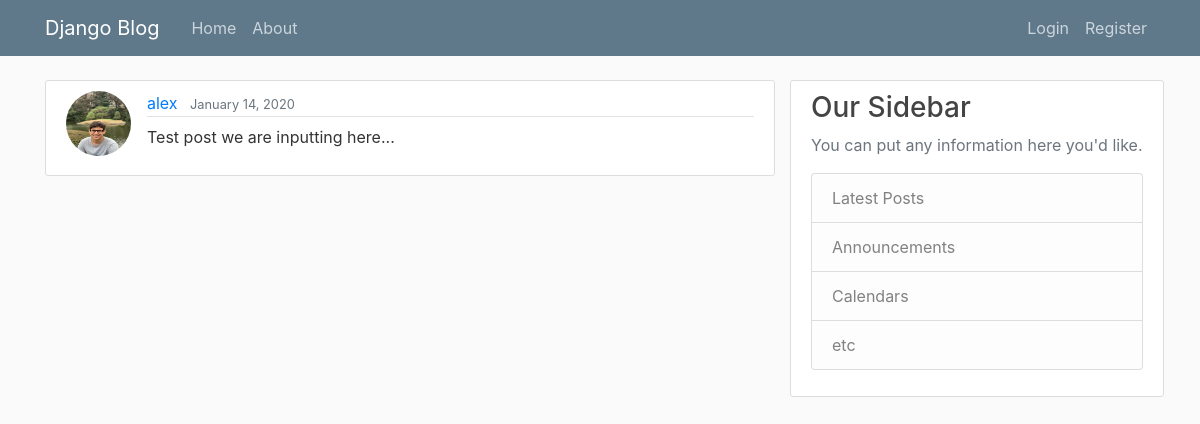
The app's page /post/2/ with its own data.
### blog/models.py (models this page shows, shortened)
class Post(models.Model):
    title = models.CharField(max_length=100) # a character field.
    content = models.TextField(max_length=200) # unrestricted text
    date_posted = models.DateTimeField(default=timezone.now) # Django's time handling class; timezone.now is a
    author = models.ForeignKey(User, on_delete=models.CASCADE) # makes author unique id. on_delete=Cascade means if a
    """to let the create post view redirect, we must supply reverse url"""

### users/models.py (models this page shows, shortened)
class Profile(models.Model):
    user = models.OneToOneField(User, on_delete=models.CASCADE) # 1-to-1 relationship
    image = models.ImageField(default='default.png', upload_to='profile_pics')

### blog/views.py (the view)
# urls.py: path('post/<int:pk>/', PostDetailView.as_view(), name='post-detail'), # detail post, view class
class PostDetailView(DetailView):
    model = Post

### blog/templates/blog/post_detail.html (shortened to what this page needs)
{% extends "blog/base.html" %}
{% block content %}
    <article class="media content-section">
        <img class="rounded-circle article-img" src="{{ object.author.profile.image.url }}">
      <div class="media-body">
        <div class="article-metadata">
          <a class="mr-2" href="#">{{ object.author }}</a>
          <small class="text-muted">{{ object.date_posted|date:"F d, Y" }}</small>
        </div>
        <p class="article-content">{{ object.content }}</p>
      </div>
    </article>
{% endblock content %}

### blog/static/blog/main.css (style rules this page uses)
body { background: #fafafa; color: #333333; margin-top: 5rem; }
.content-section { background: #ffffff; padding: 10px 20px; border: 1px solid #dddddd; border-radius: 3px; margin-bottom: 20px; }
.article-content { white-space: pre-line; }
.article-img { height: 65px; width: 65px; margin-right: 16px; }
.article-metadata { padding-bottom: 1px; margin-bottom: 4px; border-bottom: 1px solid #e3e3e3 }

### records on screen
Post: author.profile.image (picture), author "alex", date_posted "January 14, 2020", content "Test post we are inputting here..."
